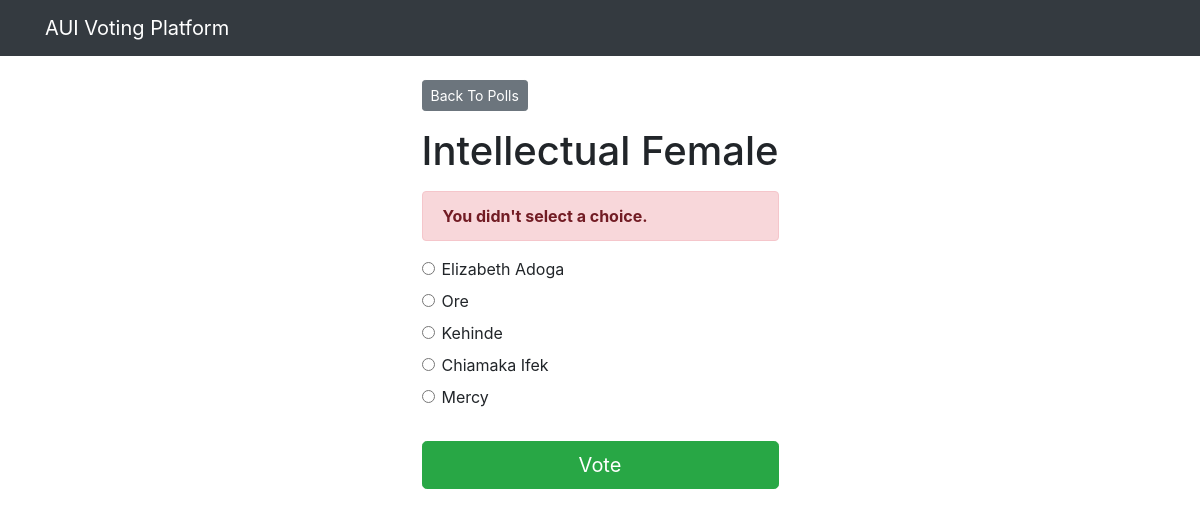
The page /polls/1/vote/ on the database its author committed.
### polls/models.py (models this page shows, shortened)
class Question(models.Model):
    question_text = models.CharField(max_length=200)
    pub_date = models.DateTimeField('date published')

class Choice(models.Model):
    question = models.ForeignKey(Question, on_delete=models.CASCADE)
    choice_text = models.CharField(max_length=200)
    votes = models.IntegerField(default=0)

### polls/views.py (the view)
# urls.py: path('<int:question_id>/vote/', views.vote, name='vote'),
def vote(request, question_id):
    question = get_object_or_404(Question, pk=question_id)
    try:
        selected_choice = question.choice_set.get(pk=request.POST['choice'])
    except (KeyError, Choice.DoesNotExist):
        return render(request, 'polls/detail.html', {
            'question': question,
            'error_message': "You didn't select a choice.",
        })
    else:
        selected_choice.votes += 1
        selected_choice.save()
        return HttpResponseRedirect(reverse('polls:results', args=(question.id,)))

### templates/polls/detail.html (shortened to what this page needs)
{% extends 'base.html' %}
{% block content %}
<a class="btn btn-secondary btn-sm mb-3" href="{% url 'polls:index' %}">Back To Polls</a>
<h1 class="text-center mb-3">{{ question.question_text }}</h1>
{% if error_message %}
<p class="alert alert-danger">
    <strong>{{ error_message }}</strong>
</p>
{% endif %}
<form action="{% url 'polls:vote' question.id %}" method="post">
    {% for choice in question.choice_set.all %}
    <div class="form-check">
        <input type="radio" name="choice" class="form-check-input" id="choice{{ forloop.counter }}"
            value="{{ choice.id }}" />
        <label for="choice{{ forloop.counter }}">{{ choice.choice_text }}</label>
    </div>
    {% endfor %}
    <input type="submit" value="Vote" class="btn btn-success btn-lg btn-block mt-4" />
</form>
{% endblock %}

### rows shown on the page
Question: question_text "Intellectual Female"
Choice: choice_text "Elizabeth Adoga"
Choice: choice_text "Ore"
Choice: choice_text "Kehinde"
Choice: choice_text "Chiamaka Ifek"
Choice: choice_text "Mercy"

### other values the page prints
{{ error_message }} "You didn't select a choice."
